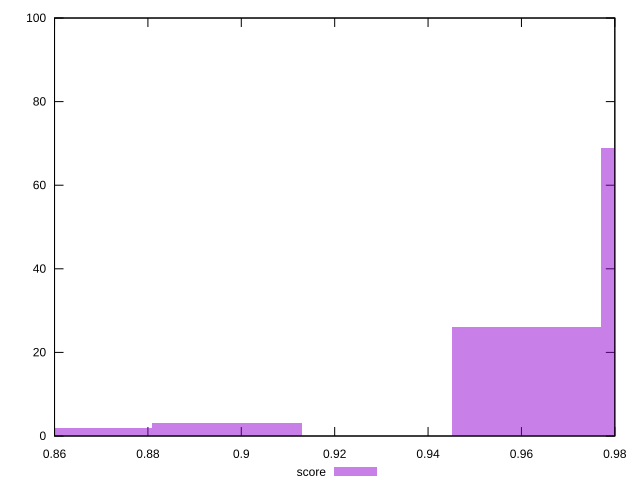

The gnuplot source for this figure:
reset

$score <<EOF
0.9610637073836249 26
0.9930991642964123 69
0.8969927935580498 3
0.8649573366452624 2
EOF

set key outside below
set boxwidth 0.032035456912787495
set xrange [0.86:0.98]
set yrange [0:100]
set trange [0:100]
set style fill transparent solid 0.5 noborder
set terminal svg size 640, 490 enhanced background rgb 'white'
set output "report_00018_2021-02-10T15-25-16.877Z/total-blocking-time/samples/pages/score/histogram.svg"

plot $score title "score" with boxes

reset
